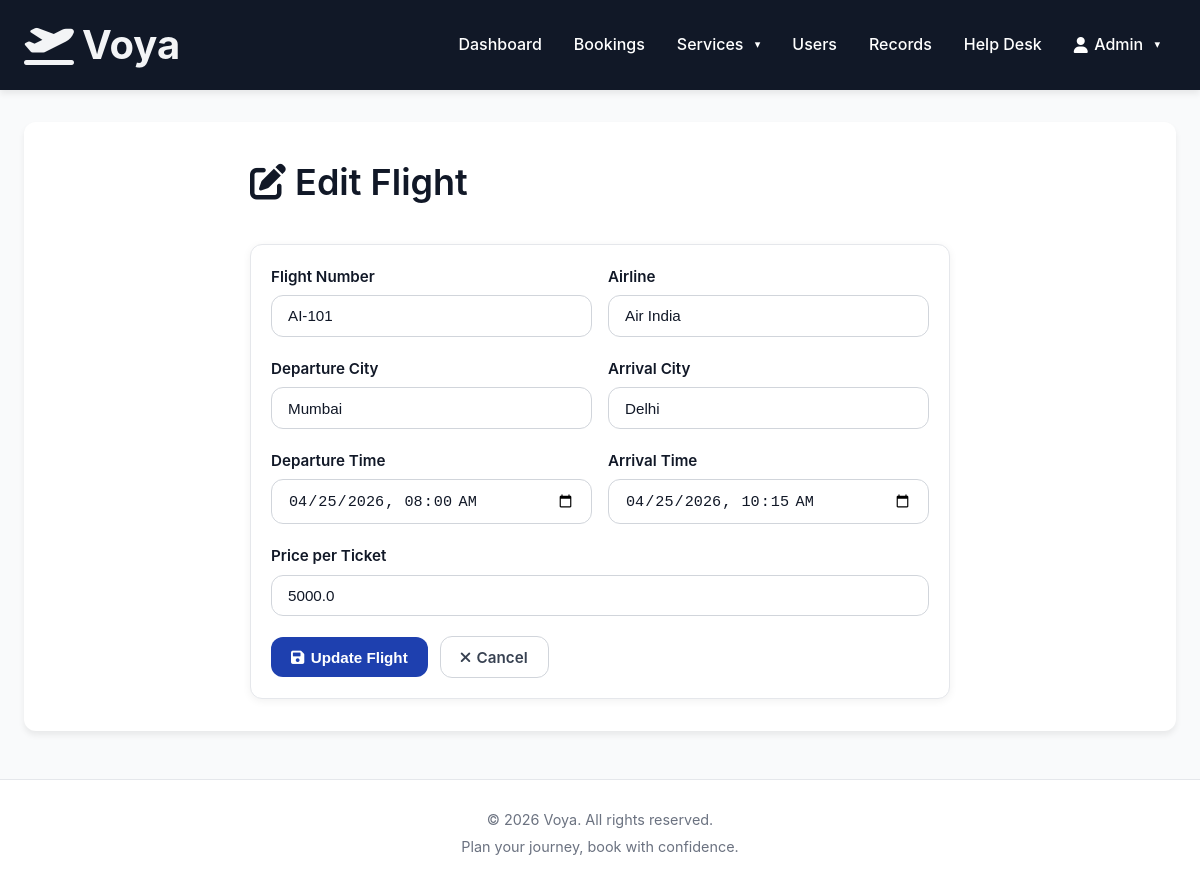
/admin/flight/1/edit (signed in), run on the app's committed database.
### app/models.py (models this page shows, shortened)
class User(UserMixin, db.Model):
    __tablename__ = 'users'
    id = db.Column(db.Integer, primary_key=True)
    username = db.Column(db.String(100), unique=True, nullable=False)
    email = db.Column(db.String(100), unique=True, nullable=False)
    password_hash = db.Column(db.String(255), nullable=False)
    first_name = db.Column(db.String(100))
    last_name = db.Column(db.String(100))
    phone = db.Column(db.String(20))
    role = db.Column(db.String(20), default='customer')  # 'customer' or 'admin'
    is_active = db.Column(db.Boolean, default=True)
    created_at = db.Column(db.DateTime, default=datetime.utcnow)
    bookings = db.relationship('Booking', foreign_keys='Booking.user_id', backref='user', lazy=True, cascade='all, delete-orphan')
    payments = db.relationship('Payment', backref='user', lazy=True, cascade='all, delete-orphan')
    confirmed_bookings = db.relationship('Booking', foreign_keys='Booking.confirmed_by', backref='admin_confirmer')
    def is_admin(self):
        return self.role == 'admin'

class Flight(db.Model):
    __tablename__ = 'flights'
    id = db.Column(db.Integer, primary_key=True)
    flight_number = db.Column(db.String(20), unique=True, nullable=False)
    airline = db.Column(db.String(100), nullable=False)
    departure_city = db.Column(db.String(100), nullable=False)
    arrival_city = db.Column(db.String(100), nullable=False)
    departure_time = db.Column(db.DateTime, nullable=False)   # reference time-of-day
    arrival_time = db.Column(db.DateTime, nullable=False)     # reference time-of-day
    price = db.Column(db.Float, nullable=False)
    available_seats = db.Column(db.Integer, default=200)
    total_seats = db.Column(db.Integer, default=200)
    operating_days = db.Column(db.String(100), default='Mon,Tue,Wed,Thu,Fri,Sat,Sun')  # e.g. "Mon,Wed,Fri"
    schedule_start = db.Column(db.Date)   # first date this schedule is valid
    schedule_end = db.Column(db.Date)     # last date this schedule is valid
    created_by = db.Column(db.Integer, db.ForeignKey('users.id'))
    created_at = db.Column(db.DateTime, default=datetime.utcnow)
    bookings = db.relationship('Booking', backref='flight', lazy=True, cascade='all, delete-orphan')

### app/routes/admin.py (the view, shortened to what this page needs)
@bp.route('/flight/<int:flight_id>/edit', methods=['GET', 'POST'])
@login_required
@admin_required
def edit_flight(flight_id):
    flight = Flight.query.get_or_404(flight_id)
    return render_template('admin/edit_flight.html', flight=flight)

### app/routes/admin.py (called while the page is built)
def admin_required(f):
    from functools import wraps
    @wraps(f)
    def decorated_function(*args, **kwargs):
        if not current_user.is_authenticated or not current_user.is_admin():
            flash('Admin access required', 'danger')
            return redirect(url_for('customer.dashboard'))
        return f(*args, **kwargs)
    return decorated_function

### app/templates/admin/edit_flight.html (shortened to what this page needs)
{% extends "base.html" %}
{% block content %}
<div class="page-wrap">
    <div style="max-width:700px; margin:0 auto;">
        <h1 class="mb-4"><i class="fas fa-edit"></i> Edit Flight</h1>
        <div class="card">
            <div class="card-body">
                <form method="POST" action="{{ url_for('admin.edit_flight', flight_id=flight.id) }}">
                    <div class="grid grid-2">
                        <div class="field"><label for="flight_number">Flight Number</label><input type="text" class="input" id="flight_number" name="flight_number" value="{{ flight.flight_number }}" required></div>
                        <div class="field"><label for="airline">Airline</label><input type="text" class="input" id="airline" name="airline" value="{{ flight.airline }}" required></div>
                    </div>
                    <div class="grid grid-2">
                        <div class="field"><label for="departure_city">Departure City</label><input type="text" class="input" id="departure_city" name="departure_city" value="{{ flight.departure_city }}" required></div>
                        <div class="field"><label for="arrival_city">Arrival City</label><input type="text" class="input" id="arrival_city" name="arrival_city" value="{{ flight.arrival_city }}" required></div>
                    </div>
                    <div class="grid grid-2">
                        <div class="field"><label for="departure_time">Departure Time</label><input type="datetime-local" class="input" id="departure_time" name="departure_time" value="{{ flight.departure_time.strftime('%Y-%m-%dT%H:%M') }}" required></div>
                        <div class="field"><label for="arrival_time">Arrival Time</label><input type="datetime-local" class="input" id="arrival_time" name="arrival_time" value="{{ flight.arrival_time.strftime('%Y-%m-%dT%H:%M') }}" required></div>
                    </div>
                    <div class="field"><label for="price">Price per Ticket</label><input type="number" class="input" id="price" name="price" step="0.01" value="{{ flight.price }}" required></div>
                    <div class="gap-row">
                        <button type="submit" class="btn btn-main"><i class="fas fa-save"></i> Update Flight</button>
                        <a href="{{ url_for('admin.manage_flights') }}" class="btn btn-ghost"><i class="fas fa-times"></i> Cancel</a>
                    </div>
                </form>
            </div>
        </div>
    </div>
</div>
{% endblock %}

### app/templates/base.html (shortened to what this page needs)
<!DOCTYPE html>
<html lang="en">
<head>
    <link href="{{ url_for('static', filename='css/style.css') }}" rel="stylesheet">
    <link href="https://cdnjs.cloudflare.com/ajax/libs/font-awesome/6.0.0/css/all.min.css" rel="stylesheet">
</head>
<body>
    {% if request.endpoint not in ['auth.login', 'auth.register'] %}
    <nav class="nav">
        <a class="nav-brand"
            href="{% if current_user.is_authenticated %}{% if current_user.is_admin() %}{{ url_for('admin.dashboard') }}{% else %}{{ url_for('customer.dashboard') }}{% endif %}{% else %}{{ url_for('auth.login') }}{% endif %}">
            <i class="fas fa-plane-departure"></i> Voya
        </a>
        {% if current_user.is_authenticated %}
        <ul class="nav-items">
            {% if current_user.is_admin() %}
            <li><a href="{{ url_for('admin.dashboard') }}">Dashboard</a></li>
            <li><a href="{{ url_for('admin.manage_bookings') }}">Bookings</a></li>
            <li class="dropdown">
                <a class="dropdown-trigger" onclick="this.nextElementSibling.classList.toggle('open')">Services</a>
            </li>
            <li><a href="{{ url_for('admin.manage_users') }}">Users</a></li>
            <li><a href="{{ url_for('admin.records') }}">Records</a></li>
            <li><a href="{{ url_for('admin.help_desk') }}">Help Desk</a></li>
            {% endif %}
            <li class="dropdown">
                <a class="dropdown-trigger" onclick="this.nextElementSibling.classList.toggle('open')">
                    <i class="fas fa-user"></i> {{ current_user.first_name or current_user.username }}
                </a>
            </li>
        </ul>
        {% endif %}
    </nav>
    {% endif %}
    <div class="container mt-2">
        {% block content %}{% endblock %}
    </div>
    <footer class="footer">
        <p>&copy; 2026 Voya. All rights reserved.</p>
        <p>Plan your journey, book with confidence.</p>
    </footer>
</body>
</html>

### app/static/css/style.css (style rules this page uses)
:root { --primary: #1e40af; --primary-dark: #1e3a8a; --primary-light: #eff6ff; --dark: #111827; --light: #f3f4f6; --white: #ffffff; --gray-50: #f9fafb; --gray-100: #f3f4f6; --gray-200: #e5e7eb; --gray-300: #d1d5db; --gray-400: #9ca3af; --gray-500: #6b7280; --gray-600: #4b5563; --gray-700: #374151; --gray-800: #1f2937; --gray-900: #111827; --green: #10b981; --green-light: #d1fae5; --green-dark: #065f46; --yellow: #f59e0b; --yellow-light: #fef3c7; --yellow-dark: #78350f; --red: #dc2626; --red-light: #fee2e2; --red-dark: #7f1d1d; --blue-info: #0ea5e9; --blue-info-light: #e0f2fe; --blue-info-dark: #0c4a6e; --radius: 12px; --shadow: 0 4px 6px rgba(0, 0, 0, 0.07); --shadow-lg: 0 10px 25px rgba(0, 0, 0, 0.08); --ease: all 0.2s ease; }
*, *::before, *::after { margin: 0; padding: 0; box-sizing: border-box; }
html, body { height: 100%; }
body { background: var(--gray-50); color: var(--gray-900); font-family: -apple-system, BlinkMacSystemFont, 'Segoe UI', Roboto, Oxygen, Ubuntu, Cantarell, sans-serif; font-size: 1rem; line-height: 1.6; }
h1, h2, h3, h4, h5, h6 { font-weight: 600; color: var(--gray-900); margin-bottom: 1rem; }
h1 { font-size: 2.25rem; }
p { margin-bottom: 1rem; color: var(--gray-700); }
a { color: var(--primary); text-decoration: none; transition: var(--ease); font-weight: 500; }
ol, ul { padding-left: 1.5rem; }
.nav { background: var(--dark); padding: 0 1.5rem; box-shadow: var(--shadow); position: sticky; top: 0; z-index: 1000; height: 90px; display: flex; align-items: center; justify-content: space-between; }
.nav-brand { font-weight: 700; font-size: 40px; color: var(--light) !important; display: flex; align-items: center; gap: 0.5rem; }
.nav-items { display: flex; list-style: none; align-items: center; gap: 0; }
.nav-items a { color: var(--white) !important; padding: 0.6rem 1rem; font-weight: 500; transition: var(--ease); display: flex; align-items: center; gap: 0.4rem; white-space: nowrap; }
.dropdown { position: relative; }
.dropdown-trigger { cursor: pointer; }
.dropdown-trigger::after { content: '▾'; margin-left: 0.3rem; font-size: 0.7rem; }
.container { width: 100%; max-width: 1200px; margin: 0 auto; padding: 0 1.5rem; }
.page-wrap { background: var(--white); border-radius: var(--radius); box-shadow: var(--shadow); padding: 2rem; margin-top: 2rem; margin-bottom: 2rem; }
.grid { display: grid; gap: 1rem; }
.grid-2 { grid-template-columns: repeat(2, 1fr); }
.card { background: var(--white); border: 1px solid var(--gray-200); border-radius: var(--radius); box-shadow: 0 2px 8px rgba(0, 0, 0, 0.06); overflow: hidden; transition: var(--ease); }
.card-body { padding: 1.25rem; }
.btn { display: inline-flex; align-items: center; justify-content: center; gap: 0.4rem; padding: 0.6rem 1.25rem; font-weight: 600; text-align: center; text-decoration: none; border: none; border-radius: var(--radius); cursor: pointer; transition: var(--ease); font-size: 0.95rem; outline: none; line-height: 1.4; }
.btn-main { background: var(--primary); color: var(--white); }
.btn-ghost { background: var(--white); color: var(--gray-700); border: 1px solid var(--gray-300); }
.field { margin-bottom: 1.25rem; }
label { display: block; margin-bottom: 0.4rem; font-weight: 600; color: var(--dark); font-size: 0.95rem; }
.input { width: 100%; padding: 0.7rem 1rem; font-size: 0.95rem; color: var(--dark); background: var(--white); border: 1px solid var(--gray-300); border-radius: var(--radius); transition: var(--ease); }
.input::placeholder { color: var(--gray-400); }
.footer { background: var(--white); color: var(--gray-500); text-align: center; padding: 1.5rem; margin-top: 3rem; border-top: 1px solid var(--gray-200); }
.footer p { margin: 0.25rem 0; color: var(--gray-500); font-size: 0.9rem; }
.mt-2 { margin-top: 1rem; }
.mb-4 { margin-bottom: 2rem; }
.gap-row { display: flex; gap: 0.75rem; align-items: center; }

### data on the page
User: first_name "Admin"
Flight: flight_number "AI-101", airline "Air India", departure_city "Mumbai", arrival_city "Delhi", departure_time "04/25/2026 08:00", arrival_time "04/25/2026 10:15", price "5000.0"
